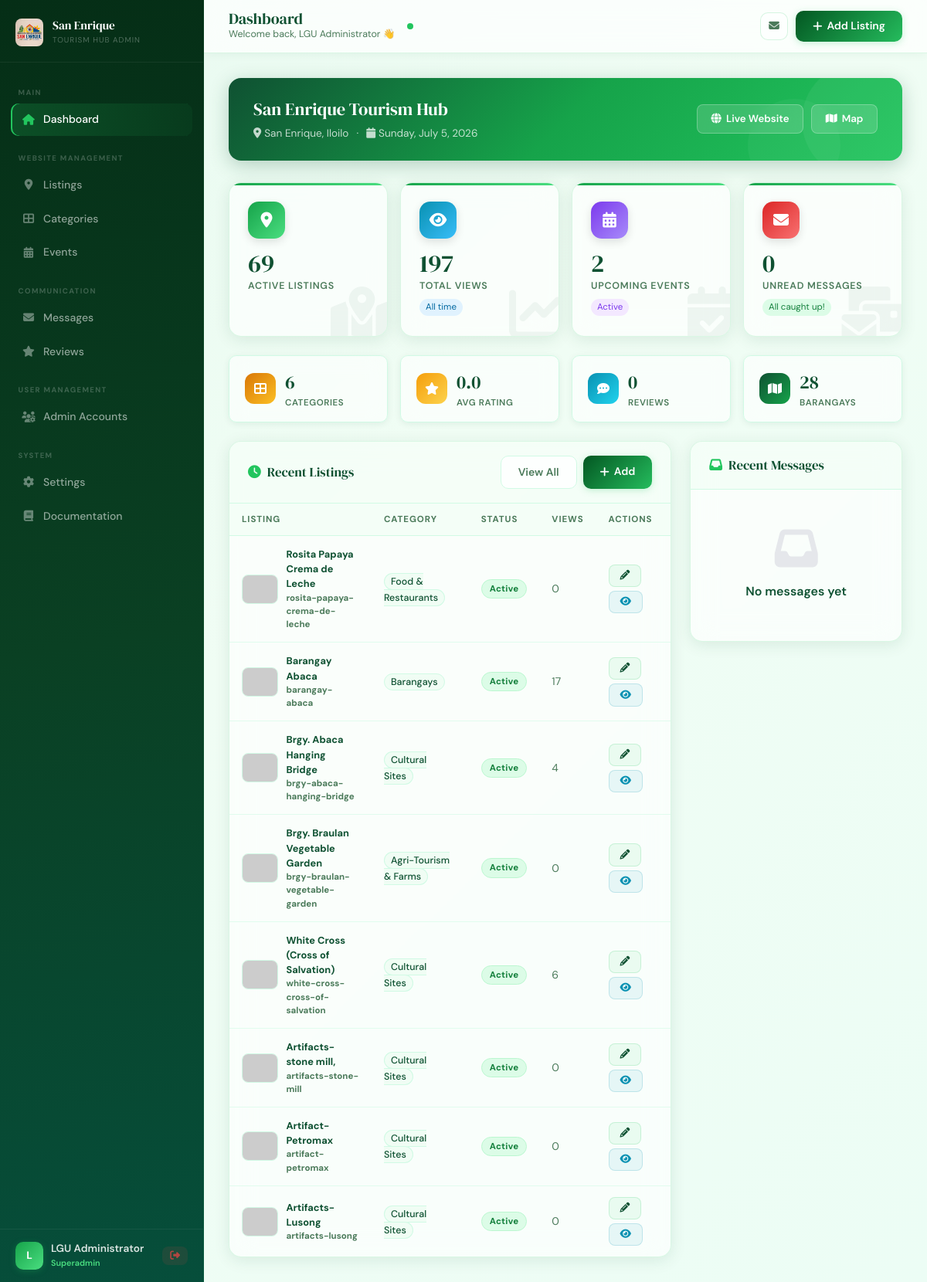
Page /admin/dashboard.php (signed in) on the committed database.
### tables this page shows
CREATE TABLE `listings` (
  `id` int(11) NOT NULL AUTO_INCREMENT,
  `category_id` int(11) NOT NULL,
  `name` varchar(200) NOT NULL,
  `slug` varchar(200) NOT NULL,
  `description` text DEFAULT NULL,
  `address` text DEFAULT NULL,
  `barangay` varchar(100) DEFAULT NULL,
  `contact` varchar(100) DEFAULT NULL,
  `email` varchar(150) DEFAULT NULL,
  `website` varchar(255) DEFAULT NULL,
  `latitude` decimal(10,8) DEFAULT NULL,
  `longitude` decimal(11,8) DEFAULT NULL,
  `featured_image` varchar(500) DEFAULT NULL,
  `gallery` text DEFAULT NULL,
  `video` varchar(512) DEFAULT '',
  `operating_hours` varchar(255) DEFAULT NULL,
  `entrance_fee` varchar(100) DEFAULT NULL,
  `amenities` text DEFAULT NULL,
  `distance_from_town` varchar(100) DEFAULT NULL,
  `population` varchar(100) DEFAULT NULL,
  `status` enum('active','inactive','pending') DEFAULT 'active',
  `is_featured` tinyint(1) DEFAULT 0,
  `views` int(11) DEFAULT 0,
  `rating` decimal(3,2) DEFAULT 0.00,
  `created_at` timestamp NULL DEFAULT current_timestamp(),
  `updated_at` timestamp NULL DEFAULT current_timestamp() ON UPDATE current_timestamp(),
  PRIMARY KEY (`id`)
);

CREATE TABLE IF NOT EXISTS categories (
    id INT AUTO_INCREMENT PRIMARY KEY,
    name VARCHAR(100) NOT NULL,
    slug VARCHAR(100) NOT NULL UNIQUE,
    icon VARCHAR(50) DEFAULT 'fas fa-map-marker-alt',
    color VARCHAR(20) DEFAULT '#2d6a4f',
    created_at TIMESTAMP DEFAULT CURRENT_TIMESTAMP
);

### includes/auth.php (called while the page is built, shortened)
<?php
function currentAdmin()
{
    return [
        'id' => $_SESSION['admin_id'] ?? null,
        'name' => $_SESSION['admin_name'] ?? '',
        'role' => $_SESSION['admin_role'] ?? '',
        'username' => $_SESSION['admin_username'] ?? ''
    ];
}
?>

### includes/functions.php (called while the page is built, shortened)
<?php
require_once __DIR__ . '/auth.php';
function getStats()
{
    $db = getDB();
    $stats = [];
    $stats['listings'] = $db->query("SELECT COUNT(*) as c FROM listings WHERE status='active'")->fetch_assoc()['c'];
    $stats['categories'] = $db->query("SELECT COUNT(*) as c FROM categories")->fetch_assoc()['c'];
    $stats['events'] = $db->query("SELECT COUNT(*) as c FROM events WHERE status='active'")->fetch_assoc()['c'];
    $brgyResult = $db->query("SELECT COUNT(l.id) as c FROM listings l JOIN categories c ON l.category_id=c.id WHERE c.slug='barangays' AND l.status='active'");
    $stats['barangays'] = $brgyResult ? (int)$brgyResult->fetch_assoc()['c'] : 0;
    return $stats;
}
?>

### admin/dashboard.php (the view, shortened to what this page needs)
<?php
require_once '../includes/functions.php';
$admin = currentAdmin();
$stats = getStats();
$db = getDB();
$recentListings = $db->query("SELECT l.*, c.name as cat_name FROM listings l JOIN categories c ON l.category_id = c.id ORDER BY l.created_at DESC LIMIT 8")->fetch_all(MYSQLI_ASSOC);
$recentMessages = $db->query("SELECT * FROM messages ORDER BY created_at DESC LIMIT 5")->fetch_all(MYSQLI_ASSOC);
$unreadMsgs     = $db->query("SELECT COUNT(*) as c FROM messages WHERE is_read = 0")->fetch_assoc()['c'];
$totalViews     = $db->query("SELECT COALESCE(SUM(views),0) as c FROM listings")->fetch_assoc()['c'];
$totalReviews   = $db->query("SELECT COUNT(*) as c FROM reviews")->fetch_assoc()['c'];
$avgRating      = $db->query("SELECT COALESCE(AVG(rating),0) as c FROM reviews")->fetch_assoc()['c'];
$upcomingEvents = $db->query("SELECT COUNT(*) as c FROM events WHERE status='active' AND event_date >= CURDATE()")->fetch_assoc()['c'];
?>
<!DOCTYPE html>
<html lang="en">
<head>
  <link rel="stylesheet" href="https://cdnjs.cloudflare.com/ajax/libs/font-awesome/6.4.0/css/all.min.css">
  <link href="https://cdn.jsdelivr.net/npm/bootstrap@5.3.0/dist/css/bootstrap.min.css" rel="stylesheet">
  <link rel="stylesheet" href="../assets/css/admin.css">
</head>
<body>
<?php require_once 'sidebar.php'; ?>
<div class="admin-content">
  <div class="admin-topbar">
    <div class="topbar-left">
      <div>
        <div class="topbar-title">Dashboard</div>
        <div class="topbar-breadcrumb">Welcome back, <?= htmlspecialchars($admin['name']) ?> 👋</div>
      </div>
    </div>
    <div class="topbar-actions">
      <a href="messages.php" class="topbar-icon-btn" title="Messages">
        <i class="fas fa-envelope"></i>
      </a>
      <a href="listings.php?action=add" class="btn-admin-primary">
        <i class="fas fa-plus"></i> Add Listing
      </a>
    </div>
  </div>
  <div class="admin-main">
    <div class="dash-welcome-banner">
      <div class="banner-shape banner-shape-1"></div>
      <div class="banner-shape banner-shape-2"></div>
      <div class="banner-content">
        <div class="banner-title">San Enrique Tourism Hub</div>
        <div class="banner-meta">
          <span><i class="fas fa-map-marker-alt me-1"></i>San Enrique, Iloilo</span>
          <span>·</span>
          <span><i class="fas fa-calendar me-1"></i><?= date('l, F j, Y') ?></span>
        </div>
      </div>
      <div class="banner-actions">
        <a href="../index.php" target="_blank" class="btn-banner">
          <i class="fas fa-globe"></i> Live Website
        </a>
        <a href="../map.php" target="_blank" class="btn-banner">
          <i class="fas fa-map"></i> Map
        </a>
      </div>
    </div>
    <div class="row g-3 mb-4">
      <div class="col-6 col-md-3">
        <div class="dash-stat-card">
          <div class="stat-icon stat-icon-green">
            <i class="fas fa-map-marker-alt"></i>
          </div>
          <div class="stat-value"><?= number_format($stats['listings']) ?></div>
          <div class="stat-name">Active Listings</div>
          <i class="fas fa-map-marked-alt stat-bg-icon"></i>
        </div>
      </div>
      <div class="col-6 col-md-3">
        <div class="dash-stat-card">
          <div class="stat-icon stat-icon-blue">
            <i class="fas fa-eye"></i>
          </div>
          <div class="stat-value"><?= number_format($totalViews) ?></div>
          <div class="stat-name">Total Views</div>
          <div class="stat-chip stat-chip-info">All time</div>
          <i class="fas fa-chart-line stat-bg-icon"></i>
        </div>
      </div>
      <div class="col-6 col-md-3">
        <div class="dash-stat-card">
          <div class="stat-icon stat-icon-purple">
            <i class="fas fa-calendar-alt"></i>
          </div>
          <div class="stat-value"><?= $upcomingEvents ?></div>
          <div class="stat-name">Upcoming Events</div>
          <div class="stat-chip stat-chip-purple">Active</div>
          <i class="fas fa-calendar-check stat-bg-icon"></i>
        </div>
      </div>
      <div class="col-6 col-md-3">
        <div class="dash-stat-card">
          <div class="stat-icon stat-icon-red">
            <i class="fas fa-envelope"></i>
          </div>
          <div class="stat-value"><?= $unreadMsgs ?></div>
          <div class="stat-name">Unread Messages</div>
          <?php if ($unreadMsgs > 0): ?>
            <a href="messages.php" class="stat-chip stat-chip-danger">View all →</a>
          <?php else: ?>
            <div class="stat-chip stat-chip-success">All caught up!</div>
          <?php endif; ?>
          <i class="fas fa-mail-bulk stat-bg-icon"></i>
        </div>
      </div>
    </div>
    <div class="row g-3 mb-4">
      <div class="col-6 col-md-3">
        <div class="mini-stat-card">
          <div class="mini-stat-icon stat-icon-amber"><i class="fas fa-th-large"></i></div>
          <div>
            <div class="mini-stat-value"><?= $stats['categories'] ?></div>
            <div class="mini-stat-label">Categories</div>
          </div>
        </div>
      </div>
      <div class="col-6 col-md-3">
        <div class="mini-stat-card">
          <div class="mini-stat-icon stat-icon-faint-amber"><i class="fas fa-star"></i></div>
          <div>
            <div class="mini-stat-value"><?= number_format($avgRating,1) ?></div>
            <div class="mini-stat-label">Avg Rating</div>
          </div>
        </div>
      </div>
      <div class="col-6 col-md-3">
        <div class="mini-stat-card">
          <div class="mini-stat-icon stat-icon-cyan"><i class="fas fa-comment-dots"></i></div>
          <div>
            <div class="mini-stat-value"><?= $totalReviews ?></div>
            <div class="mini-stat-label">Reviews</div>
          </div>
        </div>
      </div>
      <div class="col-6 col-md-3">
        <div class="mini-stat-card">
          <div class="mini-stat-icon stat-icon-dark-green"><i class="fas fa-map"></i></div>
          <div>
            <div class="mini-stat-value"><?= $stats['barangays'] ?></div>
            <div class="mini-stat-label">Barangays</div>
          </div>
        </div>
      </div>
    </div>
    <div class="row g-4">
      <div class="col-lg-8">
        <div class="admin-table-wrap">
          <div class="admin-table-header">
            <div class="admin-table-title"><i class="fas fa-clock me-2 section-icon-accent"></i>Recent Listings</div>
            <div class="d-flex gap-2">
              <a href="listings.php" class="btn-admin-secondary btn-sm">View All</a>
              <a href="listings.php?action=add" class="btn-admin-primary btn-sm"><i class="fas fa-plus"></i> Add</a>
            </div>
          </div>
          <div class="table-scroll">
            <table class="admin-table">
              <thead>
                <tr>
                  <th>Listing</th>
                  <th>Category</th>
                  <th>Status</th>
                  <th>Views</th>
                  <th>Actions</th>
                </tr>
              </thead>
              <tbody>
                <?php foreach ($recentListings as $listing): ?>
                <tr>
                  <td>
                    <div class="listing-info">
                      <img src="<?= $listing['featured_image'] ?: 'https://placehold.co/48x38/dcfce7/0f5132?text=?' ?>"
                           class="listing-thumb" alt=""
                           onerror="this.src='https://placehold.co/48x38/dcfce7/0f5132?text=?'">
                      <div class="listing-info-text">
                        <div class="listing-name"><?= htmlspecialchars($listing['name']) ?></div>
						<div class="listing-slug"><?= htmlspecialchars($listing['slug']) ?></div>
                        </div>
                    </div>
                  </td>
                  <td>
                    <span class="tag-pill"><?= htmlspecialchars($listing['cat_name']) ?></span>
                  </td>
                  <td><span class="status-badge <?= $listing['status'] ?>"><?= ucfirst($listing['status']) ?></span></td>
                  <td class="td-small"><?= number_format($listing['views']) ?></td>
                  <td>
                    <div class="table-actions">
                      <a href="listings.php?action=edit&id=<?= $listing['id'] ?>" class="btn-admin-edit btn-sm">
                        <i class="fas fa-pencil-alt"></i>
                      </a>
                      <a href="listing_view.php?slug=<?= urlencode($listing['slug']) ?>" class="btn-admin-view btn-sm">
                        <i class="fas fa-eye"></i>
                      </a>
                    </div>
                  </td>
                </tr>
                <?php endforeach; ?>
              </tbody>
            </table>
          </div>
        </div>
      </div>
      <div class="col-lg-4">
        <div class="admin-table-wrap">
          <div class="admin-table-header">
            <div class="admin-table-title"><i class="fas fa-inbox me-2 section-icon-accent"></i>Recent Messages</div>
          </div>
          <?php if ($recentMessages): ?>
            <?php foreach ($recentMessages as $msg):
              $isUnread = !$msg['is_read']; ?>
              <a href="messages.php?view=<?= $msg['id'] ?>" class="msg-list-item">
                <div class="msg-list-row <?= $isUnread ? '' : '' ?>">
                  <div class="msg-sender-wrap">
                    <div class="msg-avatar"><?= strtoupper(substr($msg['name'],0,1)) ?></div>
                    <div class="msg-sender-info">
                      <div class="msg-sender-name <?= $isUnread ? 'unread' : 'read' ?>">
                        <?= htmlspecialchars($msg['name']) ?>
                        <?php if ($isUnread): ?><span class="msg-unread-dot"></span><?php endif; ?>
                      </div>
                      <div class="msg-subject"><?= htmlspecialchars(substr($msg['subject'],0,40)) ?></div>
                    </div>
                  </div>
                </div>
              </a>
            <?php endforeach; ?>
            <div class="p-3 text-center">
              <a href="messages.php" class="btn-admin-secondary btn-sm">View All Messages</a>
            </div>
          <?php else: ?>
            <div class="empty-state">
              <i class="fas fa-inbox empty-icon-lg"></i>
              <div class="empty-title">No messages yet</div>
            </div>
          <?php endif; ?>
        </div>
      </div>
    </div>
  </div>
</div>
</body>
</html>

### rows in the picture
listings: name "Rosita Papaya Crema de Leche", slug "rosita-papaya-crema-de-leche", category.name "Food & Restaurants", status "Active", views "0"
listings: name "Barangay Abaca", slug "barangay-abaca", category.name "Barangays", status "Active", views "17"
listings: name "Brgy. Abaca Hanging Bridge", slug "brgy-abaca-hanging-bridge", category.name "Cultural Sites", status "Active", views "4"
listings: name "Brgy. Braulan Vegetable Garden", slug "brgy-braulan-vegetable-garden", category.name "Agri-Tourism & Farms", status "Active", views "0"
listings: name "White Cross (Cross of Salvation)", slug "white-cross-cross-of-salvation", category.name "Cultural Sites", status "Active", views "6"
listings: name "Artifacts-stone mill,", slug "artifacts-stone-mill", category.name "Cultural Sites", status "Active", views "0"
listings: name "Artifact-Petromax", slug "artifact-petromax", category.name "Cultural Sites", status "Active", views "0"
listings: name "Artifacts- Lusong", slug "artifacts-lusong", category.name "Cultural Sites", status "Active", views "0"

### other values in the picture
substr($admin['name'], 0, 1) "L"
$admin['name'] "LGU Administrator"
$admin['role'] "Superadmin"
$stats['listings'] "69"
$totalViews "197"
$upcomingEvents "2"
$unreadMsgs "0"
$stats['categories'] "6"
$avgRating "0.0"
$totalReviews "0"
$stats['barangays'] "28"
